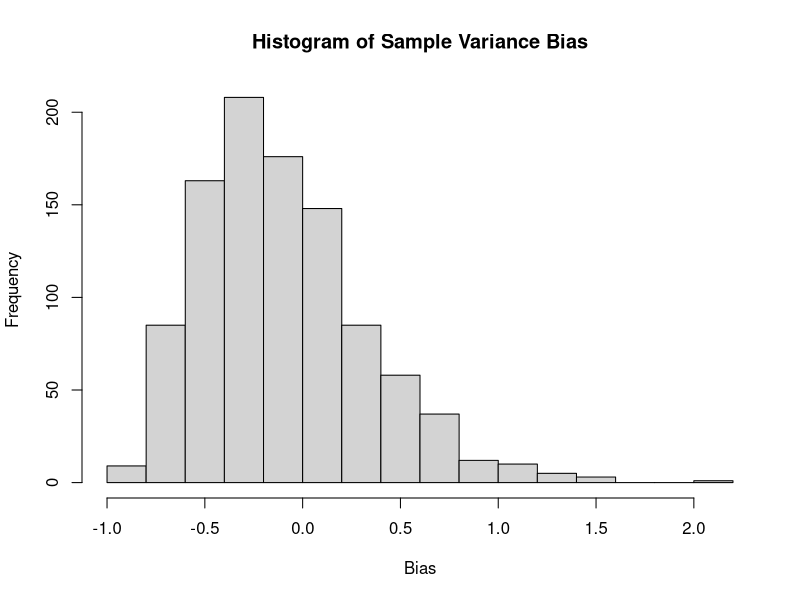

This figure's R source:
set.seed(123) # for reproducibility

n <- 10 # sample size
N <- 1000 # number of simulations

true_variance <- 1 # true population variance

# create a function to simulate the bias in the sample variance estimator
sample_variance_bias <- function() {
  x <- rnorm(n, mean = 0, sd = sqrt(true_variance)) 
  # generate a sample from a normal distribution
  biased_estimator <- sum((x - mean(x))^2) / n 
  # compute the biased estimator (dividing by n instead of n-1)
  unbiased_estimator <- sum((x - mean(x))^2) / (n - 1) 
  # compute the unbiased estimator (dividing by n-1)
  return(biased_estimator - true_variance) 
  # return the bias of the biased estimator
}

# simulate the bias across N simulations
bias <- replicate(N, sample_variance_bias())

# plot the histogram of the bias
hist(bias, main = 
       "Histogram of Sample Variance Bias", xlab = "Bias", ylab = "Frequency")

#View(bias)
